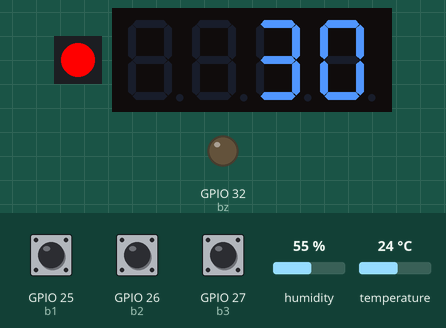
The program below on a simulated ESP32 board running MicroPython. Shown: 1 RGB LEDs in strip order, left to right, 4-digit seven-segment display, output pins drawn as LEDs (lit = HIGH). The inputs (shaded band) are chosen by the test bench; at power-on: GPIO 25 (b1) HIGH, GPIO 26 (b2) HIGH, GPIO 27 (b3) HIGH, humidity 55 %, temperature 24 °C. Library files of the repository ran but are not shown: tm1637.py; pins used as bus, display or sensor lines are not drawn; what the program prints to the serial console is not drawn.

Above: at 1.2 s.
1.3 s: GPIO 25 (b1) pulled LOW for 0.65 s
At 2.7 s:
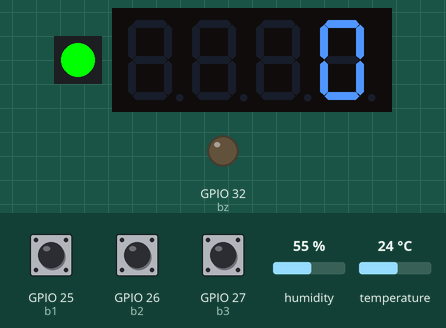
3.4 s: GPIO 26 (b2) pulled LOW for 0.65 s
At 4.0 s:
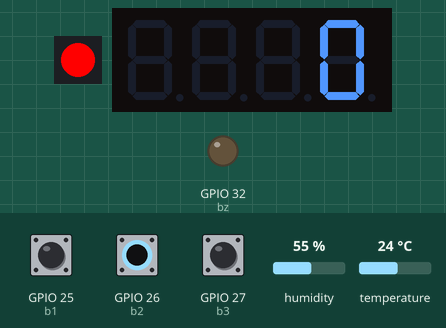
5.9 s: GPIO 27 (b3) pulled LOW for 0.65 s
At 7.3 s:
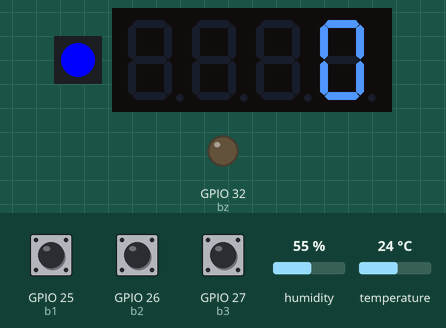
8.0 s: GPIO 25 (b1) pulled LOW for 1 s
At 9.7 s:
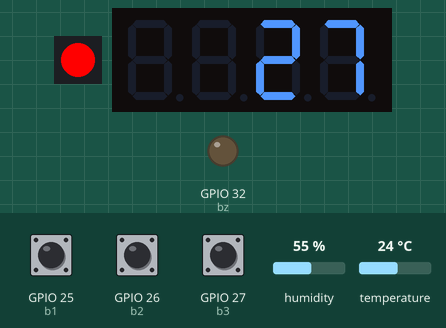
11.5 s: GPIO 26 (b2) pulled LOW for 1 s
At 12.5 s:
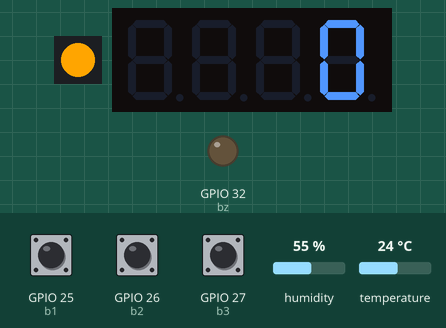
14.0 s: GPIO 27 (b3) pulled LOW for 1 s
At 15.5 s:
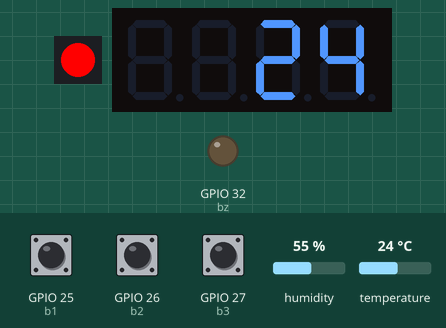
Timing chart, 0 to 40.5 s (numbered marks = the images above; inputs shaded):
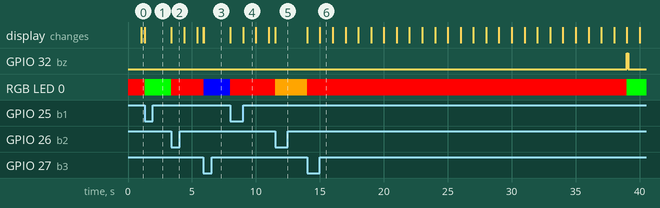

The program:

end_job.py
```python
from machine import Pin, Timer
import dht
from neopixel import NeoPixel
import time
import tm1637


# 定义RGB控制对象
rp = 33  # rp 是 RGB 灯的控制引脚编号，这里是 33
rn = 1  # rn 是 RGB 灯串联的数量，这里是 1 个
rgb = NeoPixel(Pin(rp, Pin.OUT), rn)  # 创建 NeoPixel 对象，使用 Pin 类将 rp 引脚配置为输出，控制 rn 个 RGB 灯


# 定义蜂鸣器对象
bz = Pin(32, Pin.OUT)  # bz 是蜂鸣器的引脚，将 32 号引脚配置为输出


# 定义按键对象
b1 = Pin(25, Pin.IN, Pin.PULL_UP)  # b1 是按键 K1，将 25 号引脚配置为输入，并启用上拉电阻
b2 = Pin(26, Pin.IN, Pin.PULL_UP)  # b2 是按键 K2，将 26 号引脚配置为输入，并启用上拉电阻
b3 = Pin(27, Pin.IN, Pin.PULL_UP)  # b3 是按键 K3，将 27 号引脚配置为输入，并启用上拉电阻


# 定义颜色
R = (255, 0, 0)  # 红色，用 RGB 值表示
O = (255, 165, 0)  # 橙色，用 RGB 值表示
Y = (255, 150, 0)  # 黄色，用 RGB 值表示
G = (0, 255, 0)  # 绿色，用 RGB 值表示
B = (0, 0, 255)  # 蓝色，用 RGB 值表示


# 数码管初始化
smg = tm1637.TM1637(clk=Pin(23), dio=Pin(22))  # 初始化 TM1637 数码管，clk 引脚为 23 号，dio 引脚为 22 号


# DHT11 温度传感器初始化
dht_sensor = dht.DHT11(Pin(13))  # dht_sensor 是 DHT11 温度传感器，使用 13 号引脚


# 全局变量
temp = None  # temp 用于存储读取到的温度值，初始化为 None
ct = Timer(0)  # ct 是一个定时器对象，用于倒计时
cd = 0  # cd 是当前倒计时的秒数，初始为 0
ts = "RED"  # ts 是交通灯的当前状态，初始为红色
mo = False  # mo 表示是否处于手动控制模式，初始为 False
ss = None  # ss 用于保存自动状态，初始为 None


def set_rgb(color):
    """设置RGB灯颜色"""
    for i in range(rn):  # 遍历每个 RGB 灯
        rgb[i] = color  # 将颜色赋值给当前 RGB 灯
    rgb.write()  # 将颜色信息写入 RGB 灯，使其显示相应颜色


def beep():
    """短响蜂鸣器"""
    print("蜂鸣器响")  # 打印蜂鸣器响的信息
    bz.value(1)  # 将蜂鸣器引脚置为高电平，蜂鸣器响
    time.sleep(0.1)  # 等待 0.1 秒
    bz.value(0)  # 将蜂鸣器引脚置为低电平，蜂鸣器停止响


def read_temperature(timer):
    """读取温度传感器数据"""
    global temp  # 使用全局变量 temp
    try:
        dht_sensor.measure()  # 尝试测量温度
        tc = dht_sensor.temperature()  # 获取温度值
        temp = tc  # 将温度值存储在 temp 中
        print("当前温度为：", tc)  # 打印当前温度
    except Exception as e:
        print("温度读取失败:", e)  # 打印温度读取失败信息及异常信息
        temp = None  # 如果读取失败，将 temp 置为 None


def update_countdown(timer):
    """更新倒计时显示"""
    global cd, ts, mo
    if mo:  # 如果处于手动控制模式
        return  # 不更新倒计时，直接返回
    if cd > 0:  # 如果倒计时秒数大于 0
        smg.number(cd)  # 在数码管上显示当前倒计时秒数
        cd -= 1  # 倒计时秒数减 1
    else:  # 如果倒计时结束
        ct.deinit()  # 停止倒计时定时器
        # 切换交通灯状态
        if ts == "GREEN":  # 如果当前是绿灯
            ts = "YELLOW"  # 切换为黄灯
            start_countdown(3, Y)  # 开始 3 秒的倒计时，显示黄色
        elif ts == "YELLOW":  # 如果当前是黄灯
            ts = "RED"  # 切换为红灯
            start_countdown(30, R)  # 开始 30 秒的倒计时，显示红色
        elif ts == "RED":  # 如果当前是红灯
            ts = "GREEN"  # 切换为绿灯
            start_countdown(35, G)  # 开始 35 秒的倒计时，显示绿色
        beep()  # 每次状态切换时响蜂鸣器


def start_countdown(seconds, color):
    """开始倒计时并设置RGB灯颜色"""
    global cd
    cd = seconds  # 设置倒计时秒数
    set_rgb(color)  # 设置 RGB 灯的颜色
    ct.init(period=1000, mode=Timer.PERIODIC, callback=update_countdown)  # 初始化定时器，周期为 1000 毫秒（1 秒），周期性调用 update_countdown 函数


def handle_manual_override(pin):
    """处理手动控制模式（外部中断触发）"""
    global mo, ss, ts, cd


    if pin == b1:  # 如果按下的是按键 K1
        if not mo:  # 如果当前不是手动模式
            mo = True  # 进入手动模式
            ss = (ts, cd)  # 保存当前交通灯状态和倒计时秒数
            ct.deinit()  # 暂停当前倒计时定时器
            set_rgb(G)  # 将 RGB 灯设置为绿色
            smg.number(0)  # 数码管显示 0（手动模式下不显示倒计时）
        else:  # 如果已经是手动模式
            mo = False  # 退出手动模式
            ts, cd = ss  # 恢复之前保存的交通灯状态和倒计时秒数
            start_countdown(cd, G if ts == "GREEN" else R)  # 根据恢复的状态开始倒计时


    elif pin == b2:  # 如果按下的是按键 K2
        if not mo:  # 如果当前不是手动模式
            mo = True  # 进入手动模式
            ss = (ts, cd)  # 保存当前交通灯状态和倒计时秒数
            ct.deinit()  # 暂停当前倒计时定时器
            set_rgb(O)  # 将 RGB 灯设置为橙色
            smg.number(0)  # 数码管显示 0（手动模式下不显示倒计时）
        else:  # 如果已经是手动模式
            mo = False  # 退出手动模式
            ts, cd = ss  # 恢复之前保存的交通灯状态和倒计时秒数
            start_countdown(cd, O if ts == "ORANGE" else R)  # 根据恢复的状态开始倒计时


    elif pin == b3:  # 如果按下的是按键 K3
        if not mo:  # 如果当前不是手动模式
            mo = True  # 进入手动模式
            ss = (ts, cd)  # 保存当前交通灯状态和倒计时秒数
            ct.deinit()  # 暂停当前倒计时定时器
            set_rgb(B)  # 将 RGB 灯设置为蓝色
            smg.number(0)  # 数码管显示 0（手动模式下不显示倒计时）
        else:  # 如果已经是手动模式
            mo = False  # 退出手动模式
            ts, cd = ss  # 恢复之前保存的交通灯状态和倒计时秒数
            start_countdown(cd, B if ts == "BLUE" else R)  # 根据恢复的状态开始倒计时


# 主程序
if __name__ == "__main__":
    # 初始化温度定时器，每3秒读取一次温度
    tt = Timer(-1)  # 创建一个定时器对象 tt
    # 初始化定时器，周期为 500 毫秒，周期性调用 read_temperature 函数，常量，通常用于定时器的初始化配置
    tt.init(period=500, mode=Timer.PERIODIC, callback=read_temperature)


    # 绑定外部中断
    b1.irq(trigger=Pin.IRQ_FALLING, handler=handle_manual_override)  # 当按键 K1 按下（下降沿触发）时调用 handle_manual_override 函数
    b2.irq(trigger=Pin.IRQ_FALLING, handler=handle_manual_override)
    b3.irq(trigger=Pin.IRQ_FALLING, handler=handle_manual_override)


    # 启动初始倒计时
    print("系统启动")  # 打印系统启动信息
    start_countdown(30, R)  # 开始初始倒计时，时长 30 秒，初始状态为红色
```

Measured:
- after the input at 1.3 s, the display: changes at once (image 1)
- after the input at 3.4 s, RGB LED 0: RGB(0, 255, 0) → RGB(255, 0, 0) at once
- after the input at 8.0 s, RGB LED 0: RGB(0, 0, 255) → RGB(255, 0, 0) at once
- after the input at 14.0 s, GPIO 32 (bz): LOW → HIGH after 25.0 s, → LOW 0.10 s later; RGB LED 0: RGB(255, 165, 0) → RGB(255, 0, 0) at once, → RGB(0, 255, 0) 25.0 s later
- what the display in image 4 shows lasts 1.0 s, from 9.0 s to 10.0 s
